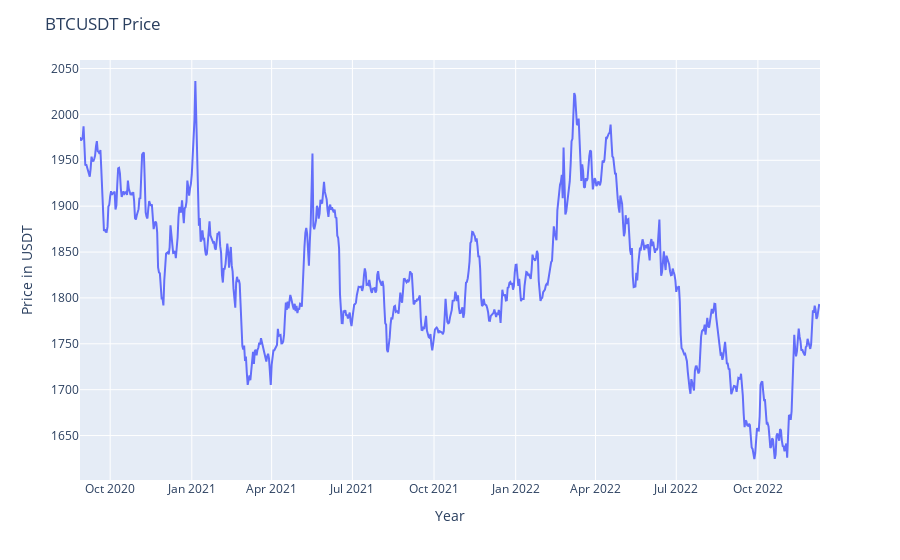

The notebook cell saved with this chart:
### Code cell
fig = px.line(btc_daily, x=btc_daily.index, y="Close",)
fig.update_layout(
    yaxis_title="Price in USDT", 
    xaxis_title="Year",
    legend_title="", 
    title="BTCUSDT Price"
)
fig.show()

### Figure 1 — Plotly figure (JSON) as saved in the notebook; plotly's stock layout.template omitted (floating-point values rounded to 4 significant figures; data arrays with more than 128 entries replaced by an {"elided": "..."} marker saying what was removed)
{"data": [{"hovertemplate": "Close time=%{x}<br>Close=%{y}<extra></extra>", "legendgroup": "", "line": {"color": "#636efa", "dash": "solid"}, "mode": "lines", "name": "", "orientation": "v", "showlegend": false, "type": "scatter", "x": {"elided": "835 str values"}, "xaxis": "x", "y": {"elided": "835 float values"}, "yaxis": "y"}], "layout": {"legend": {"title": {"text": ""}, "tracegroupgap": 0}, "margin": {"t": 60}, "title": {"text": "BTCUSDT Price"}, "xaxis": {"anchor": "y", "domain": [0, 1], "title": {"text": "Year"}}, "yaxis": {"anchor": "x", "domain": [0, 1], "title": {"text": "Price in USDT"}}}}
